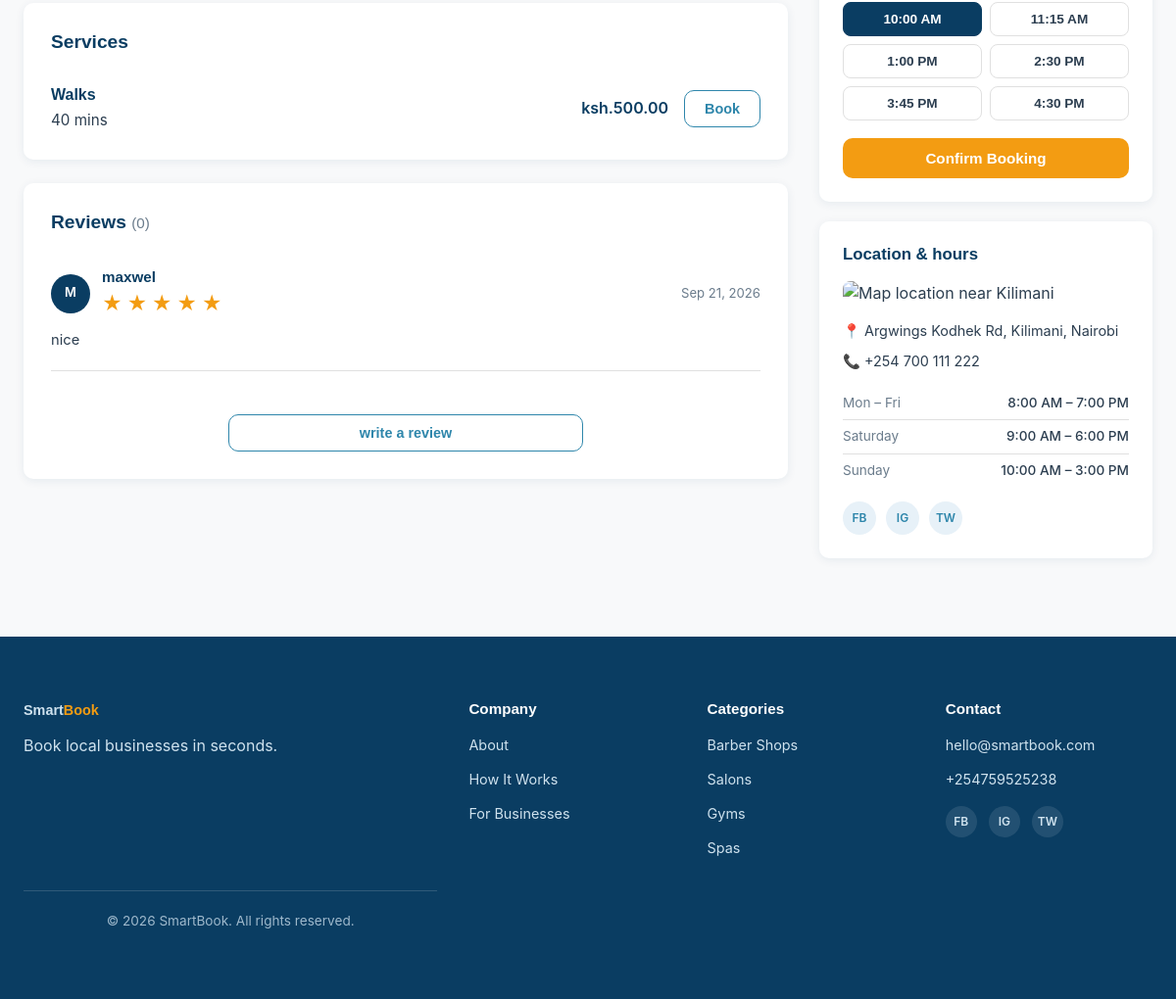
The page /businesses/3/ (signed in, lower part) on the database as committed earlier.
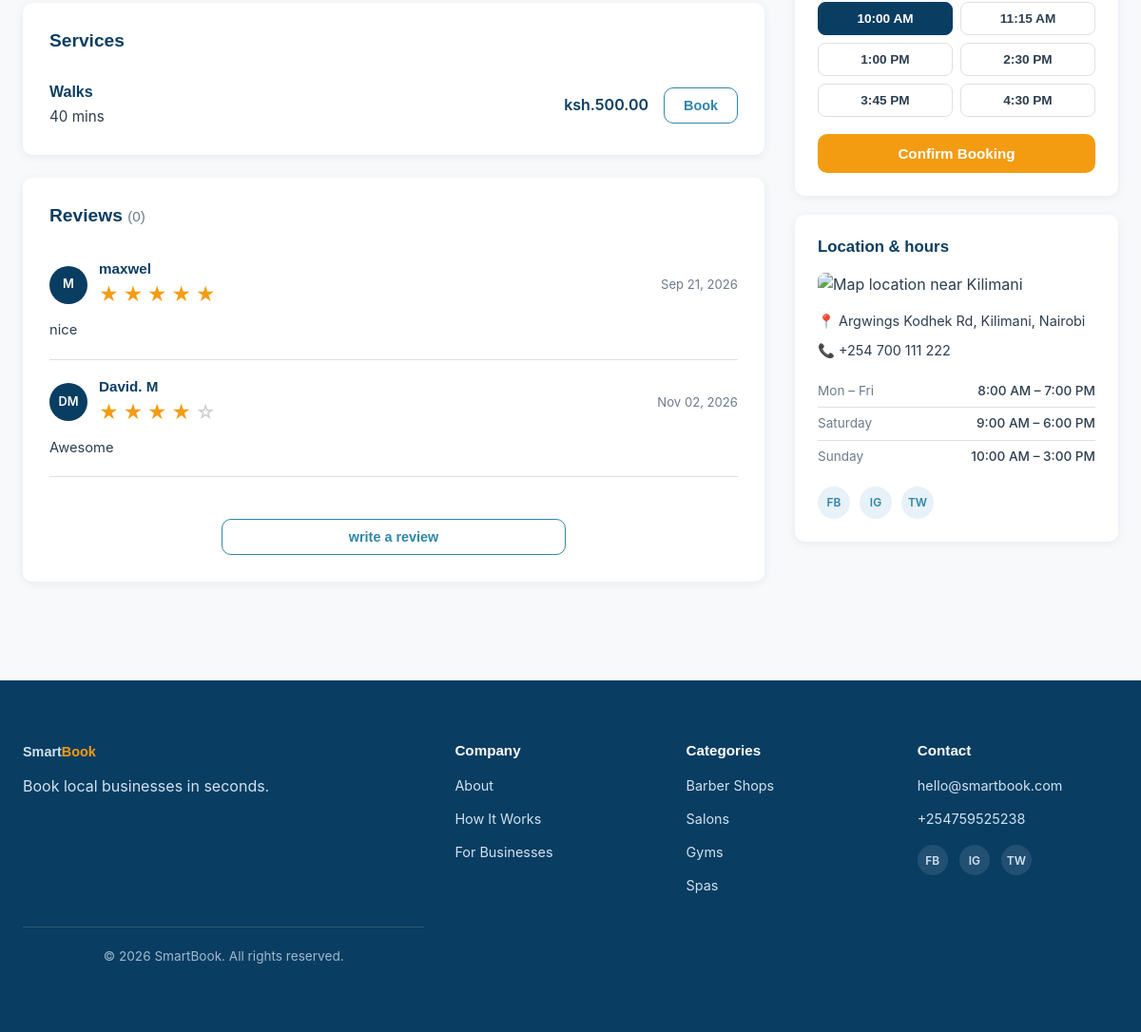
The same page on the database as committed later.
### businesses/models.py (models this page shows, shortened)
class Service(models.Model):
    business = models.ForeignKey(Business, on_delete=models.CASCADE, related_name='services')
    name = models.CharField(max_length=100)
    description = models.TextField(blank=True)
    duration = models.PositiveIntegerField(help_text='Duration in minutes')
    price = models.DecimalField(max_digits=10, decimal_places=2)
    is_active = models.BooleanField(default=True)

class Business(models.Model):
    name = models.CharField(max_length=100)
    category = models.CharField(max_length=100)
    location = models.CharField(max_length=150)
    description = models.TextField()
    image = models.URLField(blank=True)
    is_featured = models.BooleanField(default=False)
    rating = models.DecimalField(max_digits=2, decimal_places=1, default=0.0)
    price_range = models.CharField(max_length=3, default='$')
    review_count = models.PositiveIntegerField(default=0)
    opening_time = models.TimeField(blank=True, null=True)
    closing_time = models.TimeField(blank=True, null=True)
    class Meta:
            verbose_name = "Business"
            verbose_name_plural = "Businesses"
    def is_open(self):
        from datetime import datetime
        if not self.opening_time or not self.closing_time:
            return False
        current_time = datetime.now().time()
        return self.opening_time <= current_time <= self.closing_time

class Reviews(models.Model):
    business = models.ForeignKey(Business, on_delete=models.CASCADE, related_name='reviews')
    customer_name = models.CharField(max_length=100)
    rating = models.PositiveIntegerField()
    comment = models.TextField()
    created_at = models.DateTimeField(auto_now_add=True)
    class Meta:
        verbose_name = "Review"
        verbose_name_plural = "Reviews"

### businesses/views.py (the view)
# urls.py: path('<int:business_id>/', views.business_detail, name='business_detail'),
@login_required
def business_detail(request, business_id):
    business = get_object_or_404(Business, id=business_id)
    services = business.services.filter(is_active=True)
    images = business.images.all()
    reviews = business.reviews.all()
    if request.method == 'POST':
        review_form = ReviewForm(request.POST)
        if review_form.is_valid():
            review = review_form.save(commit=False)
            review.business = business
            review.save()
            return redirect('business_detail', business_id=business.id)
    else:
        review_form = ReviewForm()
    context = {
        'business': business,
        'services': services,
        'images': images,
        'reviews': reviews,
        'review_form': review_form
    }
    return render(request, 'business_detail.html', context)

### businesses/templatetags/business_extras.py (called while the page is built)
@register.filter
def initials(name):
    parts = name.split()
    if len(parts) >= 2:
        return parts[0][0].upper() + parts[1][0].upper()
    return parts[0][0].upper()

### businesses/templates/business_detail.html (shortened to what this page needs)
{% extends 'core/base.html' %}
{% load static %}
{% load business_extras %}
{% block extra_css %}
<link rel="stylesheet" href="{% static 'businesses/css/business_detail.css' %}">
{% endblock %}
{% block content %}
<section class="detail-body">
  <div class="container detail-grid">
    <div class="detail-main">
      <div class="detail-section">
        <h2>Services</h2>
        <div class="service-list">
          {% for service in services %}
          <div class="service-row">
            <div>
                <h3>{{ service.name }}</h3>
              {% if service.duration > 60 %}
                <p class="service-meta">{{ service.duration }} hr(s)</p>
              {% elif service.duration <= 60 %}
                <p class="service-meta">{{ service.duration }} mins </p>
              {% endif %}
            </div>
            <div class="service-right">
              <span class="service-price">ksh.{{ service.price }}</span>
              <button class="btn btn-outline">Book</button>
            </div>
          </div>
          {% endfor %}
        </div>
      </div>
      <div class="detail-section">
        <h2>Reviews <span class="review-count">({{business.review_count}})</span></h2>
        {% for review in reviews %}
        <div class="review-card">
          <div class="review-top">
            <div class="avatar">{{ review.customer_name|initials }}</div>
            <div>
              <h4>{{ review.customer_name }}</h4>
              {% for i in "12345" %}
              {% if forloop.counter <= review.rating %}
                  <span class="star filled">★</span>
              {% else %}
                  <span class="star">☆</span>
              {% endif %}
              {% endfor %}
            </div>
            <span class="review-date">{{ review.created_at|date:'M d, Y' }}</span>
          </div>
          <p>{{ review.comment }}</p>
        </div>
            {% empty %}
            <p>No reviews yet</p>
          {% endfor %}
        <div class="review-btn-holder">
          <button class="btn btn-outline write-review-btn" id="write-review-btn">write a review</button>
        </div>
      </div>
    </div>
    <aside class="detail-sidebar">
      <div class="booking-widget">
        <div class="time-slots">
          <button class="slot selected">10:00 AM</button>
          <button class="slot">11:15 AM</button>
          <button class="slot">1:00 PM</button>
          <button class="slot">2:30 PM</button>
          <button class="slot">3:45 PM</button>
          <button class="slot">4:30 PM</button>
        </div>
        <button class="btn btn-cta confirm-btn">Confirm Booking</button>
      </div>
      <div class="info-card">
        <h3>Location &amp; hours</h3>
        <div class="mini-map">
          <img src="https://images.unsplash.com/photo-1524661135-423995f22d0b?w=400&h=160&fit=crop" alt="Map location near Kilimani">
        </div>
        <p class="info-address">📍 Argwings Kodhek Rd, Kilimani, Nairobi</p>
        <p class="info-phone">📞 +254 700 111 222</p>
        <table class="hours-table">
          <tr><td>Mon – Fri</td><td>8:00 AM – 7:00 PM</td></tr>
          <tr><td>Saturday</td><td>9:00 AM – 6:00 PM</td></tr>
          <tr><td>Sunday</td><td>10:00 AM – 3:00 PM</td></tr>
        </table>
        <div class="social-row">
          <a href="#" aria-label="Facebook">FB</a>
          <a href="#" aria-label="Instagram">IG</a>
          <a href="#" aria-label="Twitter">TW</a>
        </div>
      </div>
    </aside>
  </div>
</section>
{% endblock content %}

### core/templates/core/base.html (shortened to what this page needs)
{% load static %}
<!DOCTYPE html>
<html lang="en">
<head>
    <link rel="stylesheet" href="{% static 'core/css/general.css' %}">
    {% block extra_css %}
    {% endblock %}
</head>
<body>
    {% block content %}{% endblock %}
    <footer class="footer" id="contact">
        <div class="container footer-inner">
            <div class="footer-col">
                <a href="#" class="logo footer-logo">Smart<span>Book</span></a>
                <p>Book local businesses in seconds.</p>
            </div>
            <div class="footer-col">
                <h4>Company</h4>
                <a href="#">About</a>
                <a href="#">How It Works</a>
                <a href="#">For Businesses</a>
            </div>
            <div class="footer-col">
                <h4>Categories</h4>
                <a href="#">Barber Shops</a>
                <a href="#">Salons</a>
                <a href="#">Gyms</a>
                <a href="#">Spas</a>
            </div>
            <div class="footer-col">
                <h4>Contact</h4>
                <a href="mailto:hello@smartbook.com">hello@smartbook.com</a>
                <a href="tel:+254759525238">+254759525238</a>
            <div class="footer-social">
                <a href="#" aria-label="Facebook">FB</a>
                <a href="#" aria-label="Instagram">IG</a>
                <a href="#" aria-label="Twitter">TW</a>
            </div>
        </div>
            <div class="footer-bottom">
                <p>&copy; 2026 SmartBook. All rights reserved.</p>
            </div>
        </div>
    </footer>
</body>
</html>

### core/static/core/css/general.css (style rules this page uses)
:root { --navy: #0A3D62; --teal: #2E86AB; --orange: #F39C12; --orange-dark: #d9870a; --bg: #F8F9FA; --white: #FFFFFF; --text: #2C3E50; --text-light: #6b7c8c; --green: #27AE60; --border: #E0E0E0; --font-heading: 'Poppins', sans-serif; --font-body: 'Inter', sans-serif; --radius: 10px; --shadow: 0 2px 10px rgba(10, 61, 98, 0.08); --shadow-hover: 0 8px 24px rgba(10, 61, 98, 0.14); }
body { font-family: var(--font-body); color: var(--text); background: var(--bg); line-height: 1.6; }
* { box-sizing: border-box; margin: 0; padding: 0; }
h1, h2, h3, h4 { font-family: var(--font-heading); color: var(--navy); line-height: 1.25; }
.container { margin: 0 auto; padding: 0 24px; }
a { text-decoration: none; color: inherit; }
.logo { font-family: var(--font-heading); font-size: 1.4rem; font-weight: 700; color: var(--navy); }
.logo span { color: var(--orange); }
.btn { display: inline-block; padding: 12px 24px; border-radius: var(--radius); font-weight: 600; font-size: 0.95rem; border: none; cursor: pointer; transition: transform 0.15s ease, box-shadow 0.15s ease, background 0.15s ease; }
.btn-cta { background: var(--orange); color: var(--white); }
.footer { background: var(--navy); color: #cfe2ee; padding: 64px 0 0; }
.footer-inner { display: grid; grid-template-columns: 2fr 1fr 1fr 1fr; gap: 32px; padding-bottom: 48px; }
.footer-col { display: flex; flex-direction: column; gap: 12px; }
.footer-logo { color: var(--white); }
.footer-logo span { color: var(--orange); }
.footer-col h4 { color: var(--white); font-size: 0.95rem; margin-bottom: 4px; }
.footer-col a { color: #cfe2ee; font-size: 0.9rem; }
.footer-social { display: flex; gap: 12px; margin-top: 4px; }
.footer-social a { width: 32px; height: 32px; border-radius: 50%; background: rgba(255,255,255,0.1); display: flex; align-items: center; justify-content: center; font-size: 0.75rem; font-weight: 600; }
.footer-bottom { border-top: 1px solid rgba(255,255,255,0.15); text-align: center; padding: 20px 0; font-size: 0.85rem; color: #9fb9cc; }

Rows that differ between the two databases and show on the page:
added Reviews: customer_name|initials "DM", customer_name "David. M", rating 4 (drawn), created_at "Nov 02, 2026", comment "Awesome"
